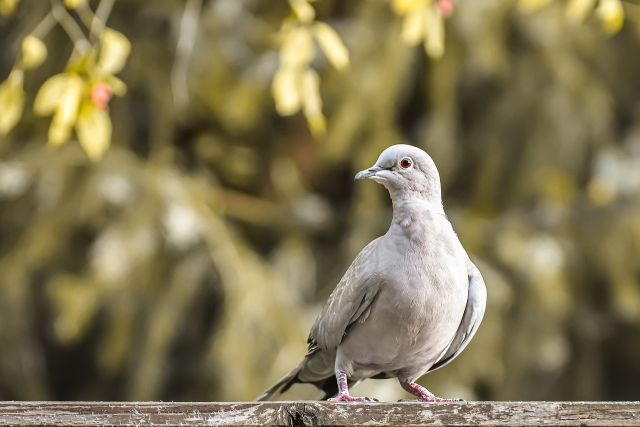
#> input picture open_cv/test_pic.jpg, 1280 x 853 px (shown at 1/2 size)
$ python -i virtual_marker.py   (imports and definitions only)
#> lines starting #> are read from the running program, lines starting #| are printed output that depends on the picture; after the words box and inside, x2 and y2 are one past the last pixel; in counts of white or black regions, pixels touching at a corner belong together
import cv2
import numpy as np

# Variables
frame_width = 640
frame_height = 480
# colors red, green, blue, yellow found with color_picker.py
# color = [hue_min, sat_min, val_min, hue_max, sat_max, val_max]
colors_hsv = [[148, 195, 60, 179, 255, 255],
          [31, 71, 0, 76, 255, 255],
          [89, 138, 51, 102, 255, 255],
          [17, 60, 39, 26, 255, 255]]
colors_bgr = [[0, 0, 128],
              [0, 128, 0],
              [128, 0, 0],
              [0, 128, 128]]
points = []
# [x, y, color_id]


def get_contour(img_in):
    """
    Function to get center contour point
    :param img_in: input image
    :return: center of contour point
    """
    x, y, w, h = 0, 0, 0, 0
    contours, hierarchy = cv2.findContours(img_in, cv2.RETR_EXTERNAL, cv2.CHAIN_APPROX_NONE)
    for contour in contours:
        area = cv2.contourArea(contour)
        if area > 500:
            perimeter = cv2.arcLength(contour, True)
            approx = cv2.approxPolyDP(contour, 0.02 * perimeter, True)
            x, y, w, h = cv2.boundingRect(approx)
            # cv2.draw_contours(img_result, contour, -1, (255, 0, 0), 2)
    return x + w // 2, y


# [84 lines left out: functions find_color, draw_on_canvas, stack_images, not called in this run]


# [23 lines not run here, left out]
        # cv2.imshow("Live Feed Output", img)
        # cv2.imshow("Contour Box", img_result)

>>> import cv2
>>> picture = cv2.imread('../test_pic.jpg', cv2.IMREAD_GRAYSCALE)
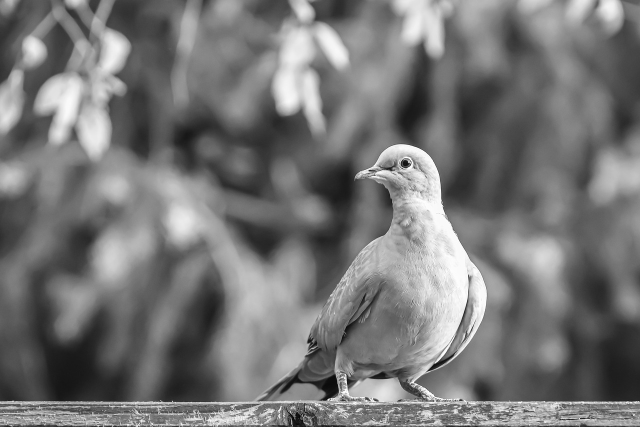
#> picture: shape (853, 1280) (shown at 1/2 size); min 0, max 255, mean 118.2
>>> result = get_contour(picture)
#> in get_contour, `contours, hierarchy = cv2.findContours(img_in, cv2.RETR_EXTERNAL, cv2...`: contours = 1 contour; box (x1, y1, x2, y2) and area: (0, 0, 1280, 853) 1089708
#> the loop in get_contour, `for contour in contours:` made 1 pass
#> (area, perimeter, approx, x, y, w, h) on pass 1: (1089708, 4262, [[0, 0], [0, 852], [1279, 852], [1279, 0]], 0, 0, 1280, 853)
#> result = (640, 0)
